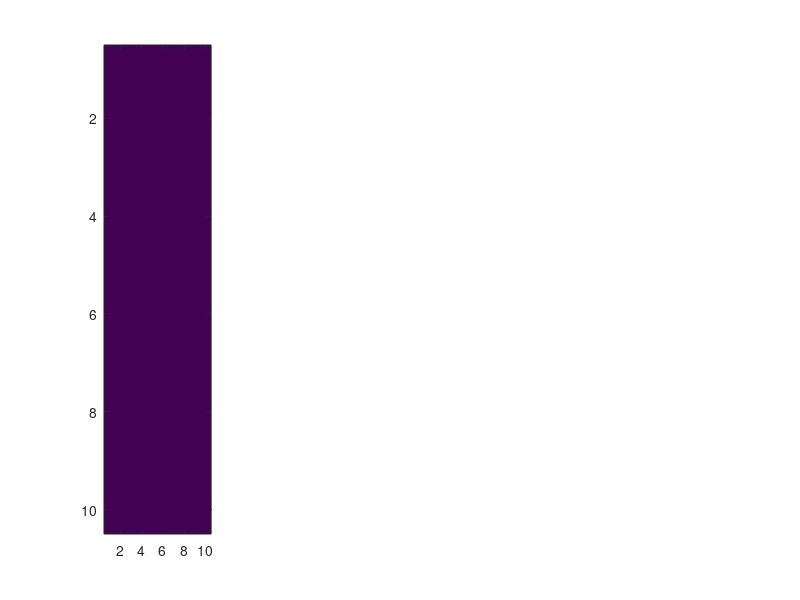

Recreate this plot in MATLAB. (Note: this script raises an error after producing the figure.)
figure() 
subplot(1,4,1) 
imagesc(zeros(10))   
caxis([0,1]) 
title(sprintf("Mutual Information: %.3f \n Normalized MI: %.3f",MI_confusionmat(zeros(10)),MI_confusionmat(zeros(10)) / log(10)))
subplot(1,4,2) 
imagesc([zeros(10,1) ones(10,1) zeros(10,8)])  
title(sprintf("Mutual Information: %.3f \n Normalized MI: %.3f",MI_confusionmat([zeros(10,1) ones(10,1) zeros(10,8)]),MI_confusionmat([zeros(10,1) ones(10,1) zeros(10,8)])/log(10))) 
subplot(1,4,3)  
noisyRelation = eye(10) + .2*rand(10);
imagesc(noisyRelation) 
title(sprintf("Mutual Information: %.3f \n Normalized MI: %.3f",MI_confusionmat(noisyRelation),MI_confusionmat(noisyRelation)/log(10)))
subplot(1,4,4) 
imagesc(eye(10)) 
colorbar()  
title(sprintf("Mutual Information: %.3f \n Normalized MI: %.3f",MI_confusionmat(eye(10)),MI_confusionmat(eye(10))/log(10)))